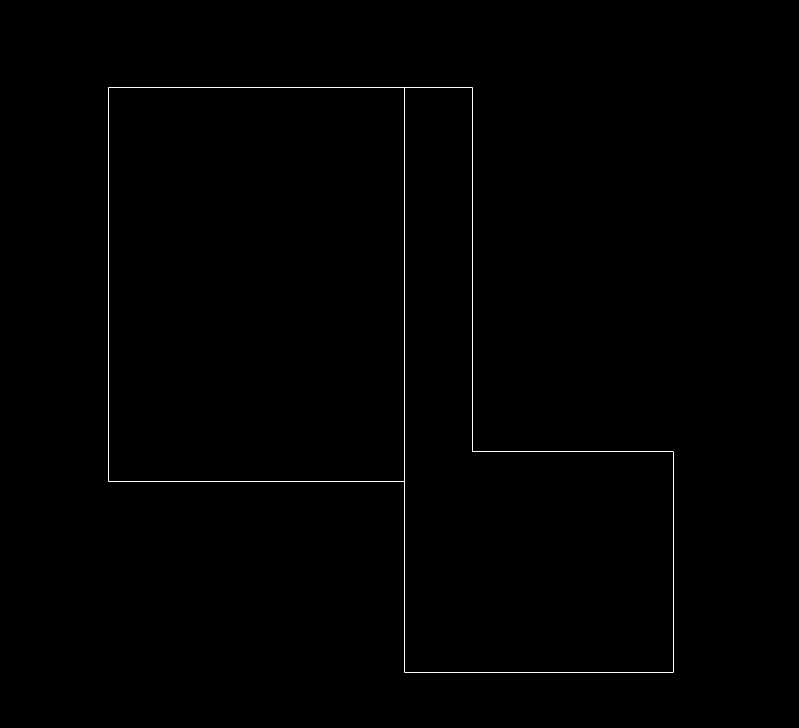
%> input picture sample_map2.png, 799 x 728 px
$ octave PreprocessingDelivery_v2.m   (GNU Octave 9; MATLAB toolbox functions it lacks are replaced by stand-ins)
%> lines starting %> are read from the running program, lines starting %| are printed output that depends on the picture; in (x1, y1, x2, y2) boxes, pixels count from 0 and x2, y2 are one past the last pixel; in counts of white or black regions, pixels touching at a corner belong together; the program's own positions count from 1
### zoekBuurman.m
% function returns a matrix of 3x3 in neighborhood of given coordinate, it
% is comprised of logicals 1s and 0s

function R = zoekBuurman(X, Y, imageMatrix)

R = imageMatrix(Y-1:Y+1,X-1:X+1);

% return R;

end

### computeRichting.m
% function to compute direction using desired direction matrix and buur
% matrix
% flag = 0 when the delivery man moves towards the target in the shortest
% path
% flag = 2 when it encounters a turn
% flag = 1 when it does not have an alternate but go along available path
function [X_del, Y_del, flag] = computeRichting(desDirMat, x, y, x_pr, y_pr, avDirMat, flag)

prodMat = desDirMat.*avDirMat;

% when only one desired direction is found
if sum(prodMat(:)) ==  1 && flag == 0
    [r c] = ind2sub(size(prodMat), find(prodMat == 1));
    X_del = x+c-2;
    Y_del = y+r-2;

% when two possible directions are there
elseif sum(prodMat(:)) == 2 | flag == 2
    % now we brute force to only go in the direction it was not traveling
    % previously, by invoking hisotry
    % here flag == 1 when delivery man does not have shortest path and has
    % to carry on along the same path i.e. sum == 0 case below
    flag = 0;
    if x_pr == x
        % should switch to y direction
        if prodMat(1,2) == 1
            Y_del = y-1;
            X_del = x;
        elseif prodMat(3,2) == 1
            Y_del = y+1;
            X_del = x;
        end
    elseif y_pr == y
        % should switch to x direction
        if prodMat(2,1) == 1
            X_del = x-1;
            Y_del = y;
        elseif prodMat(2,3) == 1
            X_del = x+1;
            Y_del = y;
        end
    end
% if sum is 0 we are probably at the destination
elseif sum(prodMat(:)) == 0 || flag == 1

    % if sum is zero we have to force delivery man in given direction i.e.
    % turn flag = ON
    if sum(prodMat(:)) == 0
        flag = 1;
    end

    % now we explicitly choose direction that is available to move
    if x_pr == x %then it should continue along y

        % if the delivery man confronts a turn then turn the flag OFF
        if (avDirMat(2,1)==1 || avDirMat(2,3)==1)   %(avDirMat(1,2)~=1 & avDirMat(3,2)~=1)
            flag = 2;
            X_del = x;
            Y_del = y;
        else
            if y_pr == y-1
                X_del = x;
                Y_del = y+1;
            elseif y_pr == y+1
                X_del = x;
                Y_del = y-1;
            end
        end

    elseif y_pr == y %then it should continue along x

        % if the delivery man confronts a turn then turn the flag OFF
        if (avDirMat(1,2)==1 || avDirMat(3,2)==1)   %(avDirMat(2,1)~=1 & avDirMat(2,3)~=1)
            flag = 2;
            X_del = x;
            Y_del = y-1;
        else
             if x_pr == x-1
                X_del = x+1;
                Y_del = y;
             elseif x_pr == x+1
                X_del = x-1;
                Y_del = y;
             end
        end
    end

end

end

### desiredRichting.m
% function that genreates a 3x3 matric with 1s only in the direction
% pointing from source towards destination

function T = desiredRichting(X_src, Y_src, X_dst, Y_dst)

T = zeros(3);

% Y-direction
if Y_dst > Y_src
    T(3,2) = 1;
elseif Y_dst < Y_src
    T(1,2) = 1;
end

% X-direction
if X_dst > X_src
    T(2,3) = 1;
elseif X_dst < X_src
    T(2,1) = 1;
end


end

### PreprocessingDelivery_v2.m
% Pre-processing the map of city -sub-part of main


%[mapOfCity, mapColor] = imread('sample_map.png');
%threshMap = im2bw(rgb2gray(mapOfCity), 0.9);

clc;
clear all;
close all;

mapOfCity = imread('sample_map2.png');
%> mapOfCity: size 728x799 uint8; min 0, max 7, mean 0.00929
threshMap = im2bw(mat2gray(mapOfCity), 0.1);
%> threshMap: size 728x799 logical; 0.46% white in thin lines or dots, all inside (x1, y1, x2, y2) = (108, 87, 674, 673)

% skeletalMap = bwmorph(threshMap, 'skel', Inf);
% TrajectoryMap = bwmorph(skeletalMap, 'diag');
% TrajectoryMap = bwmorph(TrajectoryMap, 'spur');
TrajectoryMap = threshMap;
[rowsBP, columnsBP] = find(TrajectoryMap);
%> rowsBP = 2693 values from 88 to 673; columnsBP = 2693 values from 109 to 674


%%
figure(1)
% position of restaurant and destination

imshow(TrajectoryMap)
hold on
% select restaurant
pos_res = randi(length(columnsBP));
X_res = columnsBP(pos_res);
%> X_res = 575
Y_res = rowsBP(pos_res);
%> Y_res = 673
plot(X_res,Y_res,'xb','MarkerSize', 15, 'LineWidth', 4);
% select destination

pos_des = randi(length(columnsBP));
while pos_des == pos_res
pos_des = randi(length(columnsBP));
end
%> this loop made 0 passes
X_des = columnsBP(pos_des);
%> X_des = 405
Y_des = rowsBP(pos_des);
%> Y_des = 235
% [x_des, y_des] = ginput(1);
plot(X_des,Y_des,'or','MarkerSize', 15, 'LineWidth', 4);


%% Computing position of delivery person in real time

%initializing current position of delivery person - function from Kaiyu
% currently taking two random positions withing the image grid i.e. r x c
% [r c] = size(mapOfCity);
pos_del = randi(length(columnsBP));
while pos_del == pos_res && pos_del == pos_des
pos_del = randi(length(columnsBP));
end
pos_del = randi(length(columnsBP));
X_del = columnsBP(pos_del);
%> X_del = 493
Y_del = rowsBP(pos_del);
%> Y_del = 673
% [X_del, Y_del] = ginput(1);
plot(X_del,Y_del,'-*g','MarkerSize', 15, 'LineWidth', 4);

buur_del = zoekBuurman(X_del, Y_del, TrajectoryMap);
%> in zoekBuurman, `R = imageMatrix(Y-1:Y+1,X-1:X+1);`: R = [false false false; true true true; false false false]
%> buur_del has the same summary as R in zoekBuurman

% storing temporary variables
count = 0; %temporary variable
X_prev_del = [X_del]; Y_prev_del = [Y_del];
%> after `X_prev_del = [X_del]`: X_prev_del = 493
%> after `Y_prev_del = [Y_del]`: Y_prev_del = 673
flag = 0; % useful flag to brute force a particular path to delivery man
path_history = [flag];

while X_del ~= X_res | Y_del ~= Y_res

    % display the delivery man in real time
    if rem(count,10) == 0
        plot(X_del,Y_del, 'bx', 'MarkerSize', 10, 'LineWidth', 2);
    end
    drawnow
    hold on

    % computing next position of delivery man
    des_dir = desiredRichting(X_del, Y_del, X_res, Y_res);
    buur_del = zoekBuurman(X_del, Y_del, TrajectoryMap);

    if count == 0
    [X_del, Y_del, flag] = computeRichting(des_dir, X_del, Y_del, X_prev_del(end),...
        Y_prev_del(end), buur_del, flag);
    else
    [X_del, Y_del, flag] = computeRichting(des_dir, X_del, Y_del, X_prev_del(end-1), ...
        Y_prev_del(end-1), buur_del, flag)

    end
%storing history of delivery man

    X_prev_del = [X_prev_del; X_del];
    Y_prev_del = [Y_prev_del; Y_del];

    count = count+1;

    path_history = [path_history; flag];
end
%> this loop made 82 passes
%> (X_prev_del, Y_prev_del, path_history) on passes 1 to 4: ([493; 494], [673; 673], [0; 0]), ([493; 494; 495], [673; 673; 673], [0; 0; 0]), ([493; 494; 495; 496], [673; 673; 673; 673], [0; 0; 0; 0]), ([493; 494; 495; 496; 497], [673; 673; 673; 673; 673], [0; 0; 0; 0; 0])
%> path_history on passes 12 to 15: [0; 0; 0; 0; 0; 0; 0; 0; 0; 0; 0; 0; 0], [0; 0; 0; 0; 0; 0; 0; 0; 0; 0; 0; 0; 0; 0], [0; 0; 0; 0; 0; 0; 0; 0; 0; 0; 0; 0; 0; 0; 0], [0; 0; 0; 0; 0; 0; 0; 0; 0; 0; 0; 0; 0; 0; 0; 0]
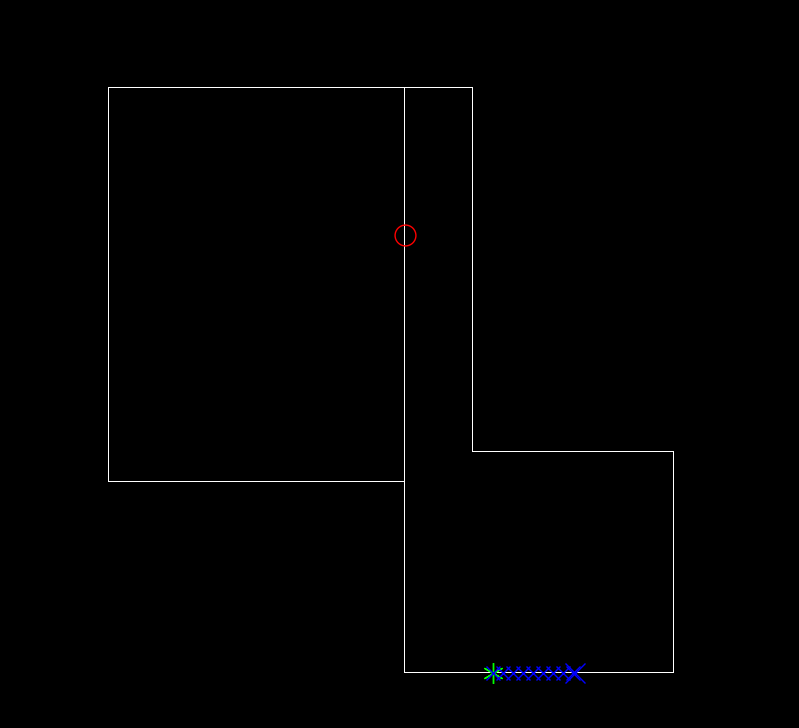
%> figure redrawn from the program's plot data

disp(['Delivery person reached in ', num2str(count), ' minutes']);
%| Delivery person reached in 82 minutes

$ run again, with sample_map.png copied over sample_map2.png
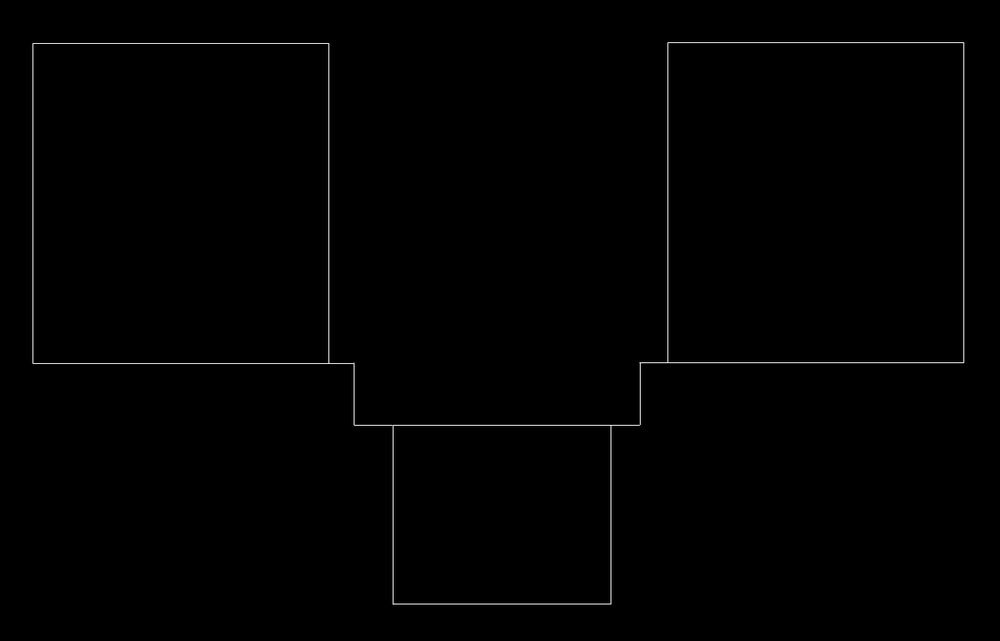
%> input picture sample_map.png, 1000 x 641 px, shrunk from 1230 x 789 before the run
%> mapOfCity is the input picture: size 641x1000x3 uint8; min 0, max 238, mean 1.4
%> `threshMap = im2bw(mat2gray(mapOfCity), 0.1);`:
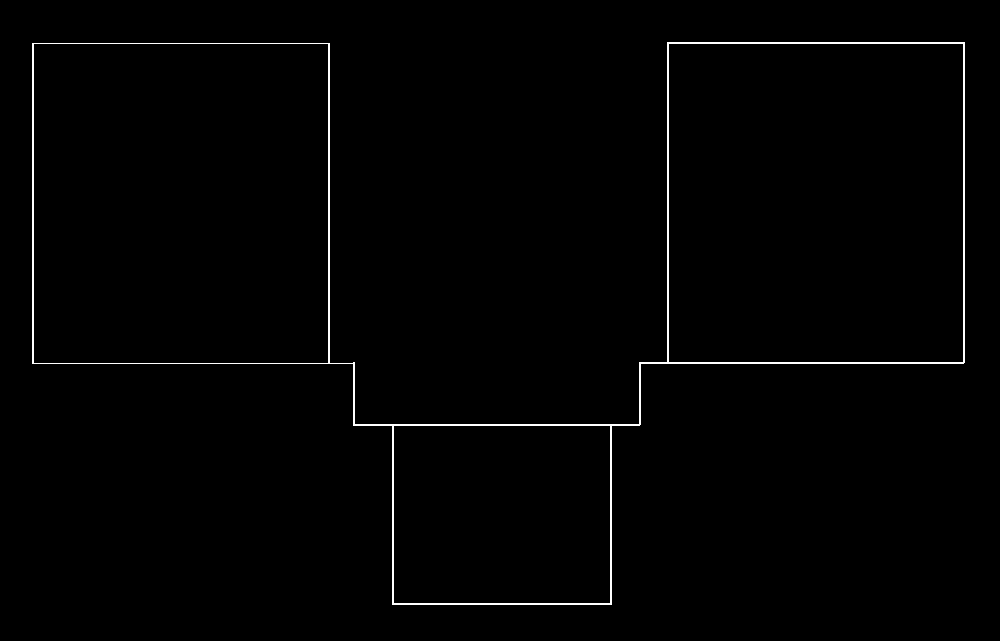
%> threshMap: size 641x1000 logical; 1% white in thin lines or dots, all inside (x1, y1, x2, y2) = (32, 42, 965, 605)
%> rowsBP = 6381 values from 43 to 605; columnsBP = 6381 values from 33 to 965
%> X_res = 876
%> Y_res = 363
%> X_des = 451
%> Y_des = 425
%> `X_del = columnsBP(pos_del);`: X_del = 779
%> `Y_del = rowsBP(pos_del);`: Y_del = 364
%> R = [true true true; true true true; false false false]
%> `buur_del = zoekBuurman(X_del, Y_del, TrajectoryMap);`: buur_del has the same summary as R in zoekBuurman
%> `X_prev_del = [X_del]`: X_prev_del = 779
%> `Y_prev_del = [Y_del]`: Y_prev_del = 364
%> the loop `while X_del ~= X_res | Y_del ~= Y_res` made 98 passes
%> (R in zoekBuurman, buur_del, X_prev_del, Y_prev_del, path_history) on passes 5 to 6: ([false false false; true true true; true true true], [false false false; true true true; true true true], [779; 779; 780; 781; 782; 783], [364; 363; 363; 363; 363; 363], [0; 0; 0; 0; 0; 0]), ([false false false; true true true; true true true], [false false false; true true true; true true true], [779; 779; 780; 781; 782; 783; 784], [364; 363; 363; 363; 363; 363; 363], [0; 0; 0; 0; 0; 0; 0])
%> after the loop `while X_del ~= X_res | Y_del ~= Y_res`:
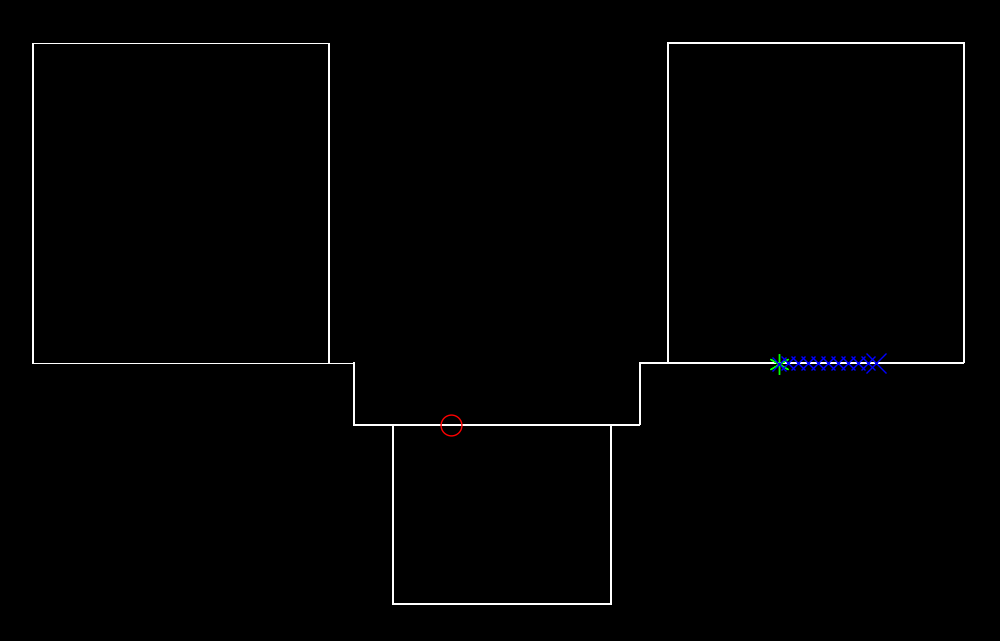
%> figure redrawn from the program's plot data
%| Delivery person reached in 98 minutes
